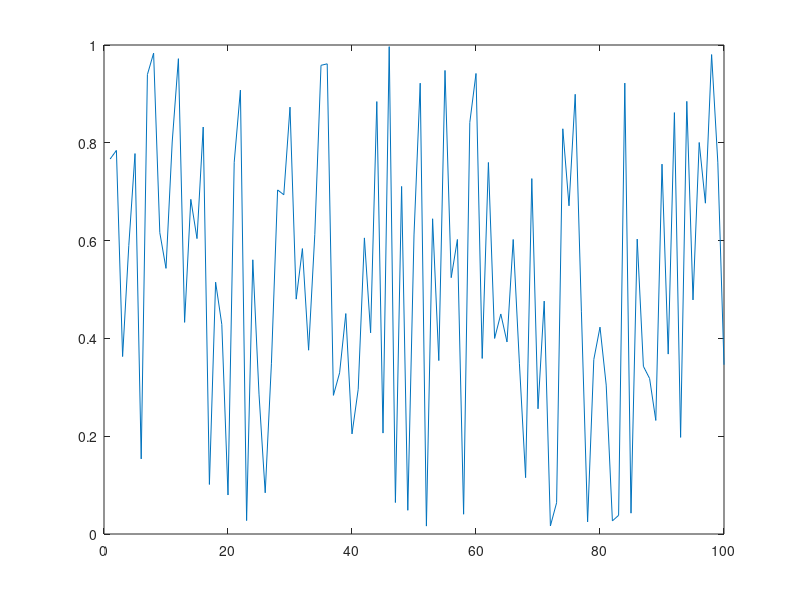

Recreate this plot in MATLAB.
% The Hurst exponent
%--------------------------------------------------------------------------
% The first 20 lines of code are a small test driver.
% You can delete or comment out this part when you are done validating the 
% function to your satisfaction.
%
% Bill Davidson, quellen@yahoo.com
% 13 Nov 2005

function []=hurst_exponent()
disp('testing Hurst calculation');

n=100;
data=rand(1,n);
plot(data);

hurst=estimate_hurst_exponent(data);

[s,err]=sprintf('Hurst exponent = %.2f',hurst);disp(s);

%--------------------------------------------------------------------------
% This function does dispersional analysis on a data series, then does a 
% Matlab polyfit to a log-log plot to estimate the Hurst exponent of the 
% series.
%
% This algorithm is far faster than a full-blown implementation of Hurst's
% algorithm.  I got the idea from a 2000 PhD dissertation by Hendrik J 
% Blok, and I make no guarantees whatsoever about the rigor of this approach
% or the accuracy of results.  Use it at your own risk.
%
% Bill Davidson
% 21 Oct 2003

function [hurst] = estimate_hurst_exponent(data0)   % data set

data=data0;         % make a local copy

[M,npoints]=size(data0);

yvals=zeros(1,npoints);
xvals=zeros(1,npoints);
data2=zeros(1,npoints);

index=0;
binsize=1;

while npoints>4
    
    y=std(data);
    index=index+1;
    xvals(index)=binsize;
    yvals(index)=binsize*y;
    
    npoints=fix(npoints/2);
    binsize=binsize*2;
    for ipoints=1:npoints % average adjacent points in pairs
        data2(ipoints)=(data(2*ipoints)+data((2*ipoints)-1))*0.5;
    end
    data=data2(1:npoints);
    
end % while

xvals=xvals(1:index);
yvals=yvals(1:index);

logx=log(xvals);
logy=log(yvals);

p2=polyfit(logx,logy,1);
hurst=p2(1); % Hurst exponent is the slope of the linear fit of log-log plot

return;
